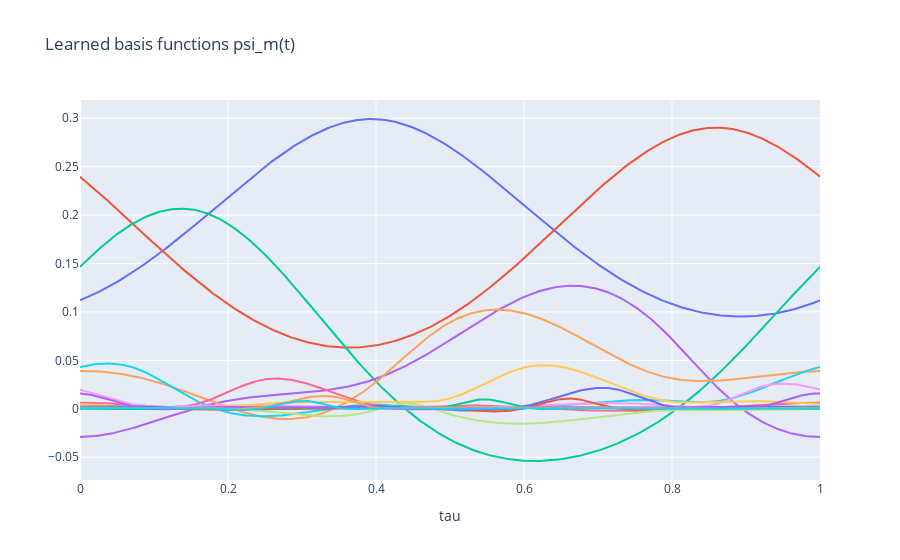

Notebook code cell kept with this figure:
### Code cell
fig = go.Figure()
for i in range(Psi.shape[1]):
    fig.add_trace(
        go.Scatter(
            x=np.asarray(t),
            y=np.asarray(Psi[:, i]),
            mode="lines",
            showlegend=False,
        )
    )
fig.update_layout(
    title="Learned basis functions psi_m(t)",
    xaxis_title="tau",
)
fig.show()

### Figure 1 — Plotly figure (JSON) as saved in the notebook; plotly's stock layout.template omitted (floating-point values rounded to 4 significant figures; data arrays with more than 128 entries replaced by an {"elided": "..."} marker saying what was removed)
{"data": [{"mode": "lines", "showlegend": false, "type": "scatter", "x": {"elided": "500 float values"}, "y": {"elided": "500 float values"}}, {"mode": "lines", "showlegend": false, "type": "scatter", "x": {"elided": "500 float values"}, "y": {"elided": "500 float values"}}, {"mode": "lines", "showlegend": false, "type": "scatter", "x": {"elided": "500 float values"}, "y": {"elided": "500 float values"}}, {"mode": "lines", "showlegend": false, "type": "scatter", "x": {"elided": "500 float values"}, "y": {"elided": "500 float values"}}, {"mode": "lines", "showlegend": false, "type": "scatter", "x": {"elided": "500 float values"}, "y": {"elided": "500 float values"}}, {"mode": "lines", "showlegend": false, "type": "scatter", "x": {"elided": "500 float values"}, "y": {"elided": "500 float values"}}, {"mode": "lines", "showlegend": false, "type": "scatter", "x": {"elided": "500 float values"}, "y": {"elided": "500 float values"}}, {"mode": "lines", "showlegend": false, "type": "scatter", "x": {"elided": "500 float values"}, "y": {"elided": "500 float values"}}, {"mode": "lines", "showlegend": false, "type": "scatter", "x": {"elided": "500 float values"}, "y": {"elided": "500 float values"}}, {"mode": "lines", "showlegend": false, "type": "scatter", "x": {"elided": "500 float values"}, "y": {"elided": "500 float values"}}, {"mode": "lines", "showlegend": false, "type": "scatter", "x": {"elided": "500 float values"}, "y": {"elided": "500 float values"}}, {"mode": "lines", "showlegend": false, "type": "scatter", "x": {"elided": "500 float values"}, "y": {"elided": "500 float values"}}, {"mode": "lines", "showlegend": false, "type": "scatter", "x": {"elided": "500 float values"}, "y": {"elided": "500 float values"}}, {"mode": "lines", "showlegend": false, "type": "scatter", "x": {"elided": "500 float values"}, "y": {"elided": "500 float values"}}, {"mode": "lines", "showlegend": false, "type": "scatter", "x": {"elided": "500 float values"}, "y": {"elided": "500 float values"}}, {"mode": "lines", "showlegend": false, "type": "scatter", "x": {"elided": "500 float values"}, "y": {"elided": "500 float values"}}], "layout": {"title": {"text": "Learned basis functions psi_m(t)"}, "xaxis": {"title": {"text": "tau"}}}}
